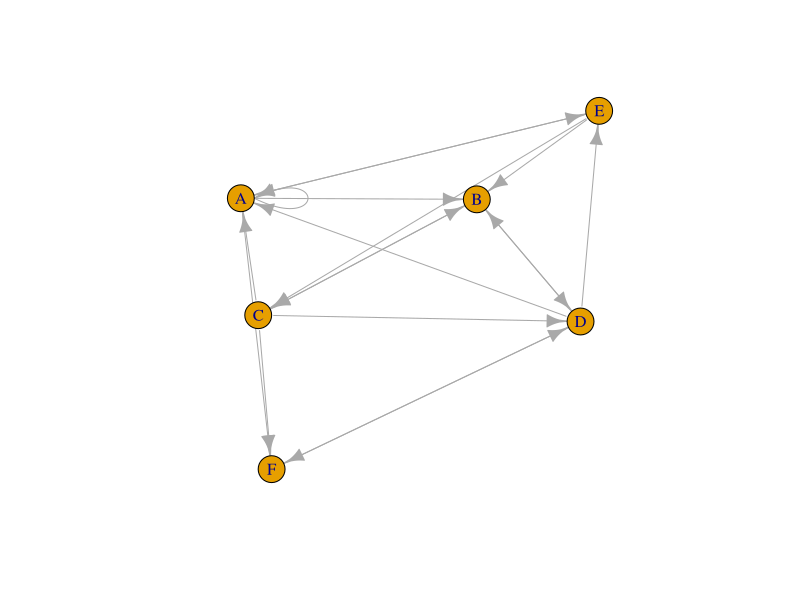
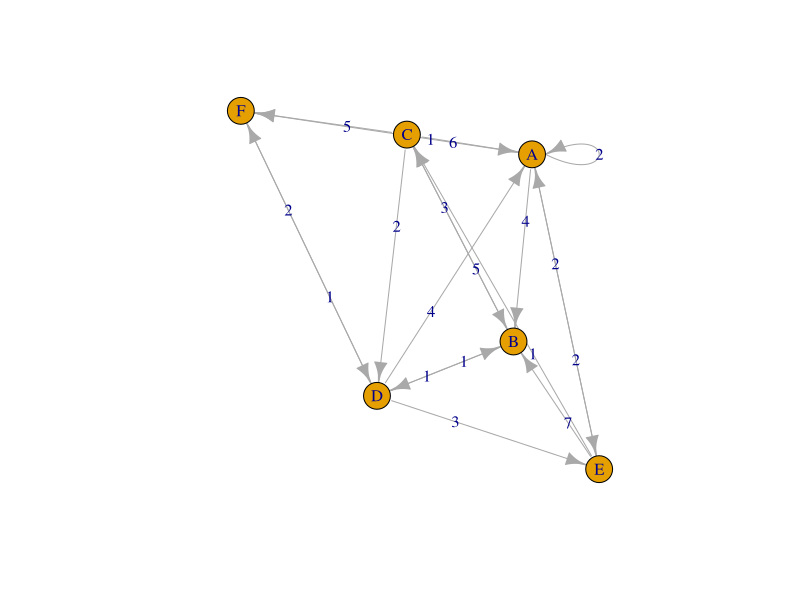

Source code (R) for these figures, in order:
library(igraph)
## Use tab separated values
nmatt <- as.matrix(read.table(text = 
                                "Node	A	B	C	D	E	F
A	2	4	0	0	2	1
B	0	0	5	1	0	0
C	6	3	0	2	0	5
D	4	1	0	0	3	1
E	2	7	1	0	0	0
F	0	0	0	2	0	0",header = T))
nms <- nmatt[,1 ]
matt <- nmatt[, -1]
## Setting up the matrix
colnames(matt) <- rownames(matt) <- nms
matt[is.na(matt)] <- 0
matt
## Converting matrix into graph
g <- graph.adjacency(matt, weighted=TRUE)
plot(g)
s.paths <- shortest.paths(g, algorithm = "dijkstra")
s.paths
## Shortest path between 2 vertices
shortest.paths(g, v="C", to="A")
## Plot the graph with weights
plot(g, edge.label=E(g)$weight)

--------------------------------------------
##Calculating density of the graph
graph.density(g, loops=TRUE)
graph.density(simplify(g), loops=TRUE)